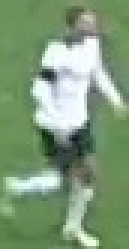
#> input picture output_videos/player_1.jpg, 43 x 83 px (shown 3 times larger)
$ jupyter execute color_assignment.ipynb
#> lines starting #> are read from the running program, lines starting #| are printed output that depends on the picture
[cell 1]
import cv2
import matplotlib.pyplot as plt
import numpy as np
from sklearn.cluster import KMeans

[cell 2]
img_path = '../output_videos/player_1.jpg'
img = cv2.imread(img_path)
#> img is the input picture: shape (83, 43, 3); mean B, G, R 120.7, 154.1, 127
img = cv2.cvtColor(img, cv2.COLOR_BGR2RGB)

[cell 3]
plt.imshow(img)
plt.show()

[cell 4]
top_half = img[0: int(img.shape[0]/2), :]
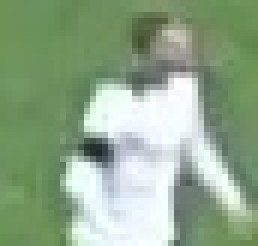
#> top_half: shape (41, 43, 3) (shown 6 times larger); mean R, G, B 144.2, 168, 139.6
plt.imshow(top_half)
plt.show()

[cell 5]
top_half.shape
#> Out = (41, 43, 3)

[cell 6]
img_2d = top_half.reshape(-1, 3)
#> img_2d = 1763 rows, first 8: [109, 147, 90], [109, 147, 90], [108, 145, 91], [107, 144, 90], [106, 145, 92], [107, 146, 93], [108, 146, 95], [108, 146, 95]
img_2d
#> Out has the same summary as img_2d

[cell 7]
kmeans = KMeans(n_clusters=2, random_state=42)
kmeans.fit(img_2d)

labels = kmeans.labels_

clustered_img = labels.reshape(top_half.shape[0], top_half.shape[1])

plt.imshow(clustered_img)
plt.show()
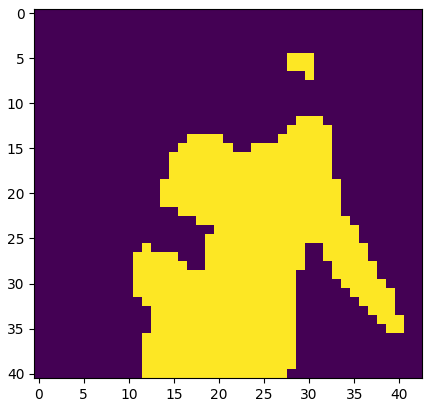
#> figure drawn by matplotlib, 1 panel

[cell 8]
corners = [clustered_img[0][0], clustered_img[0][-1], clustered_img[-1][0], clustered_img[-1][-1]]
#> corners = [0, 0, 0, 0]
background_label = max(set(corners), key=corners.count)
#> background_label = 0
print(background_label)
#| 0

[cell 9]
player_label = 1 if background_label == 0 else 0
#> player_label = 1
print(player_label)
#| 1

[cell 10]
kmeans.cluster_centers_[player_label]
#> Out = [224.4, 235.7, 235.7]
